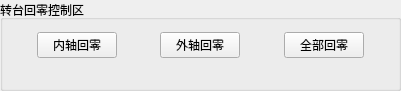
     <widget class="QGroupBox" name="groupBox_TurntableReturnZeroController">
      <property name="geometry">
       <rect>
        <x>230</x>
        <y>10</y>
        <width>401</width>
        <height>91</height>
       </rect>
      </property>
      <property name="title">
       <string>转台回零控制区</string>
      </property>
      <widget class="QWidget" name="layoutWidget">
       <property name="geometry">
        <rect>
         <x>0</x>
         <y>20</y>
         <width>401</width>
         <height>51</height>
        </rect>
       </property>
       <layout class="QHBoxLayout" name="horizontalLayout_18">
        <item>
         <spacer name="horizontalSpacer">
          <property name="orientation">
           <enum>Qt::Horizontal</enum>
          </property>
          <property name="sizeHint" stdset="0">
           <size>
            <width>40</width>
            <height>20</height>
           </size>
          </property>
         </spacer>
        </item>
        <item>
         <widget class="QPushButton" name="pushButton_InnerReturnZero">
          <property name="text">
           <string>内轴回零</string>
          </property>
         </widget>
        </item>
        <item>
         <spacer name="horizontalSpacer_2">
          <property name="orientation">
           <enum>Qt::Horizontal</enum>
          </property>
          <property name="sizeHint" stdset="0">
           <size>
            <width>40</width>
            <height>20</height>
           </size>
          </property>
         </spacer>
        </item>
        <item>
         <widget class="QPushButton" name="pushButton_OutterReturnZero">
          <property name="text">
           <string>外轴回零</string>
          </property>
         </widget>
        </item>
        <item>
         <spacer name="horizontalSpacer_3">
          <property name="orientation">
           <enum>Qt::Horizontal</enum>
          </property>
          <property name="sizeHint" stdset="0">
           <size>
            <width>40</width>
            <height>20</height>
           </size>
          </property>
         </spacer>
        </item>
        <item>
         <widget class="QPushButton" name="pushButton_AllReturnZero">
          <property name="text">
           <string>全部回零</string>
          </property>
         </widget>
        </item>
        <item>
         <spacer name="horizontalSpacer_4">
          <property name="orientation">
           <enum>Qt::Horizontal</enum>
          </property>
          <property name="sizeHint" stdset="0">
           <size>
            <width>40</width>
            <height>20</height>
           </size>
          </property>
         </spacer>
        </item>
       </layout>
      </widget>
     </widget>
